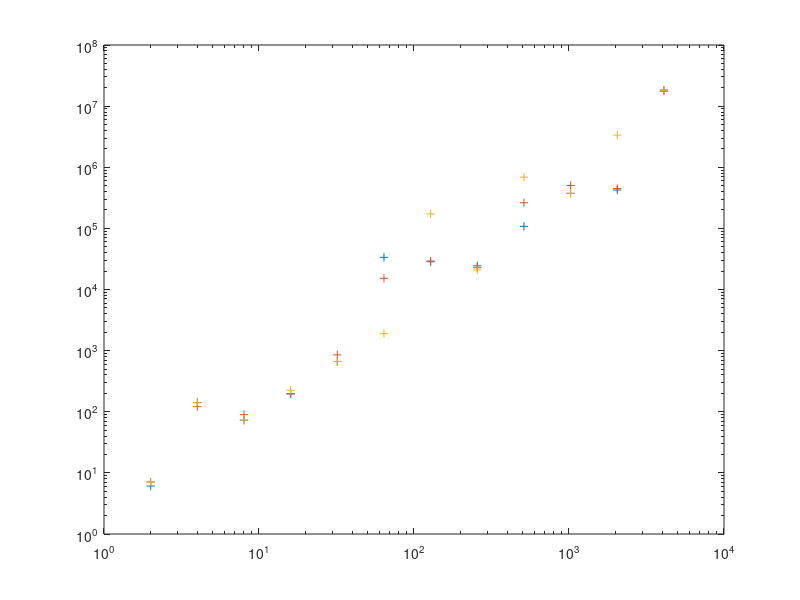
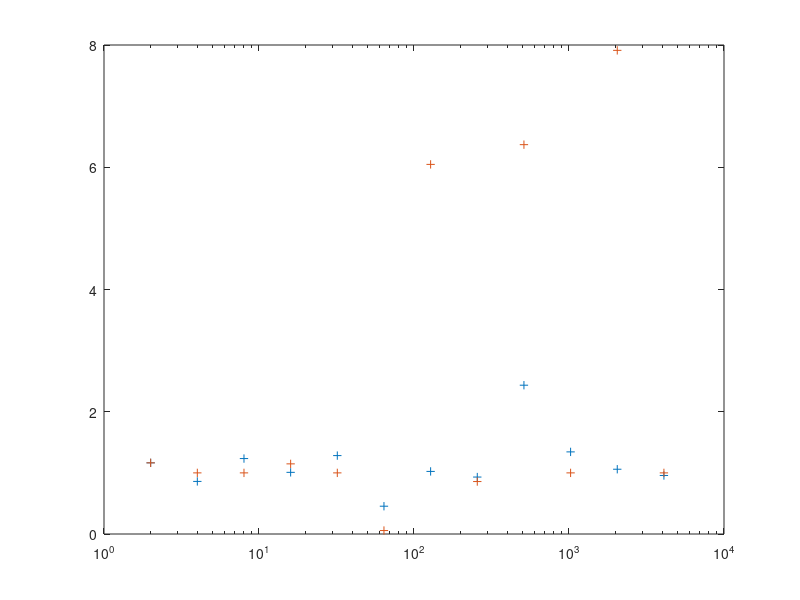

Write the MATLAB code that produced these figures, in order.
function[CC,DD] = fuon()
    A = zeros(1,12);
    
for i=1:12
    A(1,i)=2^i;    
end
    B=[6.091995;
140.914945;
72.749478;
195.567656;
664.242216;
33531.788588;
28538.332563;
24390.871687;
108001.138867;
374794.723595;
424193.516294;
18293639.294890
];
C=[7.091995
121.226779;
89.785865;
197.255892;
852.056556;
15248.716947;
29219.043060;
22723.199051;
262917.161343;
503495.606841;
449493.258127;
17516639.220390;
];
D=[7.091995;
140.914945;
72.749478;
224.402698;
664.242216;
1898.208824;
172564.315919;
20930.833933;
687933.042657;
374794.723595;
3356420.761346;
18293639.295415;
];
Y=[B,C,D];

for i=1:12
    
    CC(i, 1)= C(i,1) / B(i,1);
    DD(i, 1)= D(i,1) / B(i,1);
   
end
Z = [ CC, DD];
figure(1);
loglog(A, Y, 'LineStyle', 'none', 'Marker','+');
figure(2);
semilogx(A,Z,'LineStyle', 'none', 'Marker','+');
return